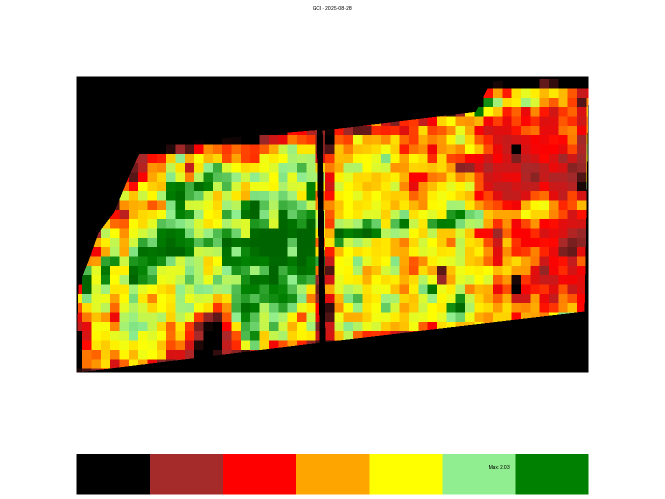
#> input picture satellite-indices-service/research/Heatmaps_Exports/GCI_2025-08-28_margin.png, 1330 x 998 px, found by its file name (shown at 1/2 size); its folder holds 3 pictures in this run
$ jupyter execute --allow-errors 'Véraison.ipynb'   (shell and % lines are left out)
#> lines starting #> are read from the running program, lines starting #| are printed output that depends on the picture
[cell 1]
import ee
import geopandas as gpd
import folium
import os
import subprocess
from shapely.geometry import mapping, MultiPolygon
from google.colab import drive
drive.mount('/content/drive')
ee.Authenticate()
#> (this line was passed over: ee is not available in this run)
# Initialize Earth Engine
ee.Initialize(project="sublime-seat-428722-n5")
#> (this line was passed over: ee is not available in this run)
#sublime-seat-428722-n5
#agrisat-463314

[cell 2]
from google.colab import drive
drive.mount('/content/drive')

# ⭐ Visualisation ▶ 2 Céllules suivantes

[cell 3]
# Load your shapefile
shapefile_path = f"/content/drive/MyDrive/Agriculture 2.0/Domaine Chahbi/D55/D55 Beldia1/D55 Beldia1.shp"
#> (the rest of this cell did not finish here and is left out)

# **Une seule date**

[cell 4]
import geemap

# Define color palettes for indices
index_palettes = {
    'NDVI': ['brown', 'red', 'orange', 'yellow', 'lightgreen', 'green', 'darkgreen'],
    'PRI': ['brown', 'red', 'orange', 'yellow', 'lightgreen', 'green'],
    'NDRE': ['brown', 'red', 'orange', 'yellow', 'lightgreen', 'green', 'darkgreen'],
    'GCI': ['black', 'brown', 'red', 'orange', 'yellow', 'lightgreen', 'green', 'darkgreen'],
    'MNDWI': ['brown', 'grey', 'white', 'lightblue', 'blue', 'darkblue'],
    'MVI': ['red', 'orange', 'yellow', 'lightgreen', 'green', 'darkgreen'],
    'MSI': ['darkgreen', 'green', 'lightgreen', 'yellow', 'orange','red'],
    'NDMI': ['red', 'orange', 'yellow', 'lightgreen', 'green', 'darkgreen']
}


d = 0 # Changed from 3 to 0 to be within the valid range of indices (0, 1, 2) for the 'dates' list.
#> (the rest of this cell did not finish here and is left out)

# **Plusieurs dates**

[cell 5]
import geemap

# Define color palettes for indices
index_palettes = {
    'NDVI': ['brown', 'red', 'orange', 'yellow', 'lightgreen', 'green', 'darkgreen'],
    'PRI': ['brown', 'red', 'orange', 'yellow', 'lightgreen', 'green'],
    'NDRE': ['brown', 'red', 'orange', 'yellow', 'lightgreen', 'green', 'darkgreen'],
    'GCI': ['black', 'brown', 'red', 'orange', 'yellow', 'lightgreen', 'green', 'darkgreen'],
    'MNDWI': ['brown', 'grey', 'white', 'lightblue', 'blue', 'darkblue'],
    'MVI': ['red', 'orange', 'yellow', 'lightgreen', 'green', 'darkgreen'],
    'MSI': ['darkgreen', 'green', 'lightgreen', 'yellow', 'orange','red'],
    'NDMI': ['red', 'orange', 'yellow', 'lightgreen', 'green', 'darkgreen']
}

# Initialize the map
#> (the rest of this cell did not finish here and is left out)

# **TELECHARGER LES HEATMAPS EN PNG**

[cell 6]
import ee
import geemap
from PIL import Image, ImageDraw, ImageFont
import requests
import os

# ---- Monter Google Drive ----
from google.colab import drive
drive.mount('/content/drive')

# ---- Dossier de sortie ----
drive_dir = "/content/drive/MyDrive/Agriculture 2.0/Heatmaps_Exports"
os.makedirs(drive_dir, exist_ok=True)

# ---- Palettes de couleurs ----
palettes = {
    'NDVI': ['brown', 'red', 'orange', 'yellow', 'lightgreen', 'green', 'darkgreen'],
    'PRI': ['brown', 'red', 'orange', 'yellow', 'lightgreen', 'green'],
    'NDRE': ['brown', 'red', 'orange', 'yellow', 'lightgreen', 'green', 'darkgreen'],
    'GCI': ['black', 'brown', 'red', 'orange', 'yellow', 'lightgreen', 'green', 'darkgreen'],
    'MNDWI': ['brown', 'grey', 'white', 'lightblue', 'blue', 'darkblue'],
    'MVI': ['red', 'orange', 'yellow', 'lightgreen', 'green', 'darkgreen'],
    'MSI': ['darkgreen', 'green', 'lightgreen', 'yellow', 'orange','red'],
    'NDMI': ['red', 'orange', 'yellow', 'lightgreen', 'green', 'darkgreen']
}

# ---- Polices (fallback si indisponible) ----
try:
    font_title = ImageFont.truetype("DejaVuSans-Bold.ttf", 72)
    font_minmax = ImageFont.truetype("DejaVuSans.ttf", 24)
except:
    font_title = ImageFont.load_default()
    font_minmax = ImageFont.load_default()

# ---- Boucle sur toutes les dates ----
#> (the rest of this cell did not finish here and is left out)

# **REGROUPER LES IMAGES**

[cell 7]
from PIL import Image, ImageDraw, ImageFont
import os
from datetime import datetime

# ---- Dossier source PNG marginés ----
drive_dir = "/content/drive/MyDrive/Agriculture 2.0/Heatmaps_Exports"

# ---- Dossier de sortie pour les montages ----
composite_dir = "/content/drive/MyDrive/Agriculture 2.0/Heatmaps_Exports/Composite_images"
os.makedirs(composite_dir, exist_ok=True)

# ---- Liste des indices présents dans les fichiers ----
indices = set(f.split("_")[0] for f in os.listdir(drive_dir) if f.endswith("_margin.png"))

# ---- Fonction pour extraire la date depuis le nom de fichier ----
def extract_date(filename):
    # Exemple : NDVI_2025-08-28_margin.png
    parts = filename.split("_")
    date_str = parts[1]  # "2025-08-28"
    return datetime.strptime(date_str, "%Y-%m-%d")

# ---- Boucle sur chaque indice ----
for indice in indices:
    # Liste des PNG du même indice
    png_files = [f for f in os.listdir(drive_dir) if f.startswith(indice) and f.endswith("_margin.png")]

    if not png_files:
        continue

    # Trier par date croissante
    png_files.sort(key=extract_date)

    # On prend jusqu'à 4 dernières images pour montage 2x2
    png_files = png_files[-4:]

    images = [Image.open(os.path.join(drive_dir, f)) for f in png_files]
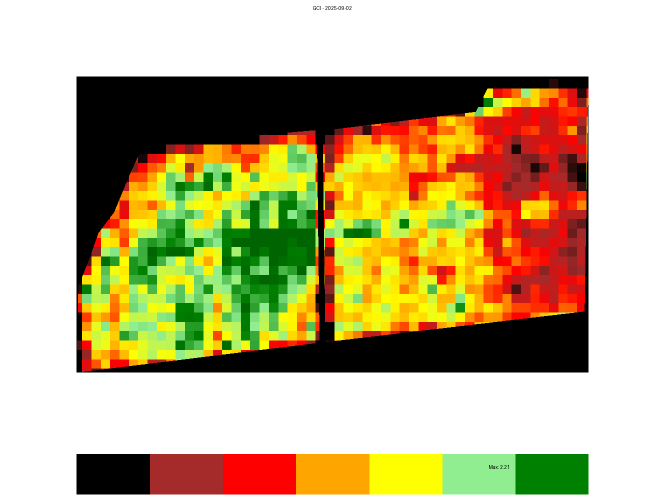
#> input picture satellite-indices-service/research/Heatmaps_Exports/GCI_2025-09-02_margin.png, 1330 x 998 px, found by its file name (shown at 1/2 size)

    # ---- Trouver la taille max des images pour montage ----
    max_w = max(img.width for img in images)
#> max_w = 1330
    max_h = max(img.height for img in images)
#> max_h = 998

    # ---- Taille finale montage 2x2 ----
    cols, rows = 2, 2
    montage_w = cols * max_w
#> montage_w = 2660
    montage_h = rows * max_h
#> montage_h = 1996
    montage_img = Image.new('RGB', (montage_w, montage_h), (255,255,255))
#> montage_img: PIL image 2660x1996 RGB; every value is 255

    # ---- Font pour titre de la date ----
    try:
        font_date = ImageFont.truetype("/usr/share/fonts/truetype/dejavu/DejaVuSans-Bold.ttf", 40)
    except OSError:
        font_date = ImageFont.load_default()

    # ---- Coller les images et dessiner la date ----
    for idx, img in enumerate(images):
        row = idx // cols
        col = idx % cols
        x = col * max_w
        y = row * max_h
        montage_img.paste(img, (x, y))

        # Dessiner le titre de la date
        draw = ImageDraw.Draw(montage_img)
        date_text = extract_date(png_files[idx]).strftime("%d-%m-%Y")
        bbox = draw.textbbox((0,0), date_text, font=font_date)
        text_w = bbox[2] - bbox[0]
        text_h = bbox[3] - bbox[1]
        text_x = x + (img.width - text_w)//2
        text_y = y + 10  # 10 px du haut de l'image
        draw.text((text_x, text_y), date_text, fill="black", font=font_date)
#> this loop made 2 passes
#> (row, col, x, y, date_str in extract_date, date_text, bbox, text_w) on passes 1 to 2: (0, 0, 0, 0, '2025-08-28', '28-08-2025', (0, 8, 256, 38), 256), (0, 1, 1330, 0, '2025-09-02', '02-09-2025', (0, 8, 256, 38), 256)
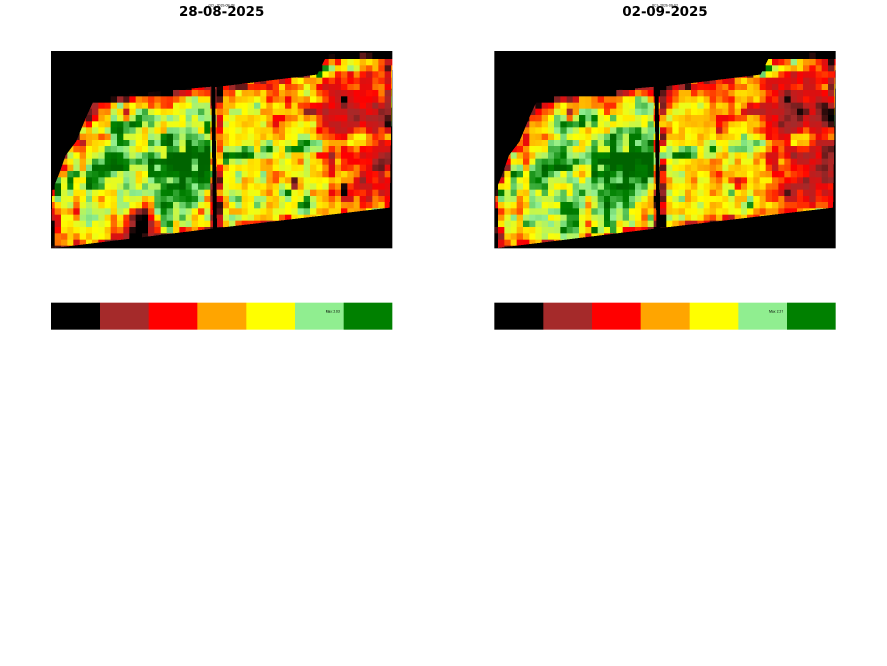
#> montage_img: PIL image 2660x1996 RGB (shown at 1/3 size); mean R, G, B 223.5, 215.8, 193.4

    # ---- Sauvegarder montage final ----
    montage_path = os.path.join(composite_dir, f"{indice}_montage_2x2.png")
    montage_img.save(montage_path)
    print(f"✅ Montage 2x2 pour {indice} -> {montage_path}")
